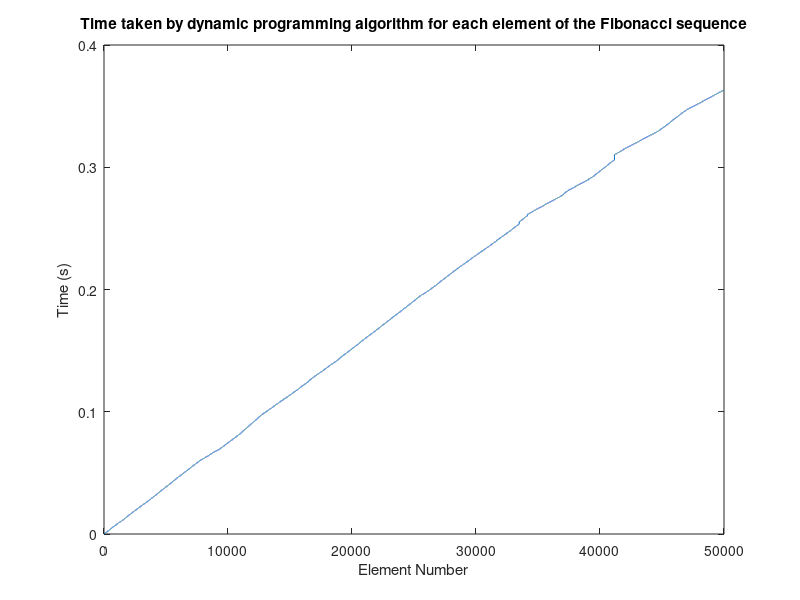

This chart was generated by the following MATLAB code:
% Fibonacci sequence generation using dynamic programming
clc
clear
close
% Initialize variables
n = 50000; % Number of elements in the sequence
fib = zeros(n,1); % Preallocate memory for the sequence
time_taken = zeros(n,1); % Preallocate memory for timing results

% Dynamic programming algorithm to calculate the nth Fibonacci number
tic;
fib(1) = 1;
fib(2) = 1;
for i = 3:n
    fib(i) = fib(i-1) + fib(i-2);
    time_taken(i) = toc;
end

% Plot the results
plot(1:n, time_taken)
xlabel('Element Number')
ylabel('Time (s)')
title('Time taken by dynamic programming algorithm for each element of the Fibonacci sequence')
